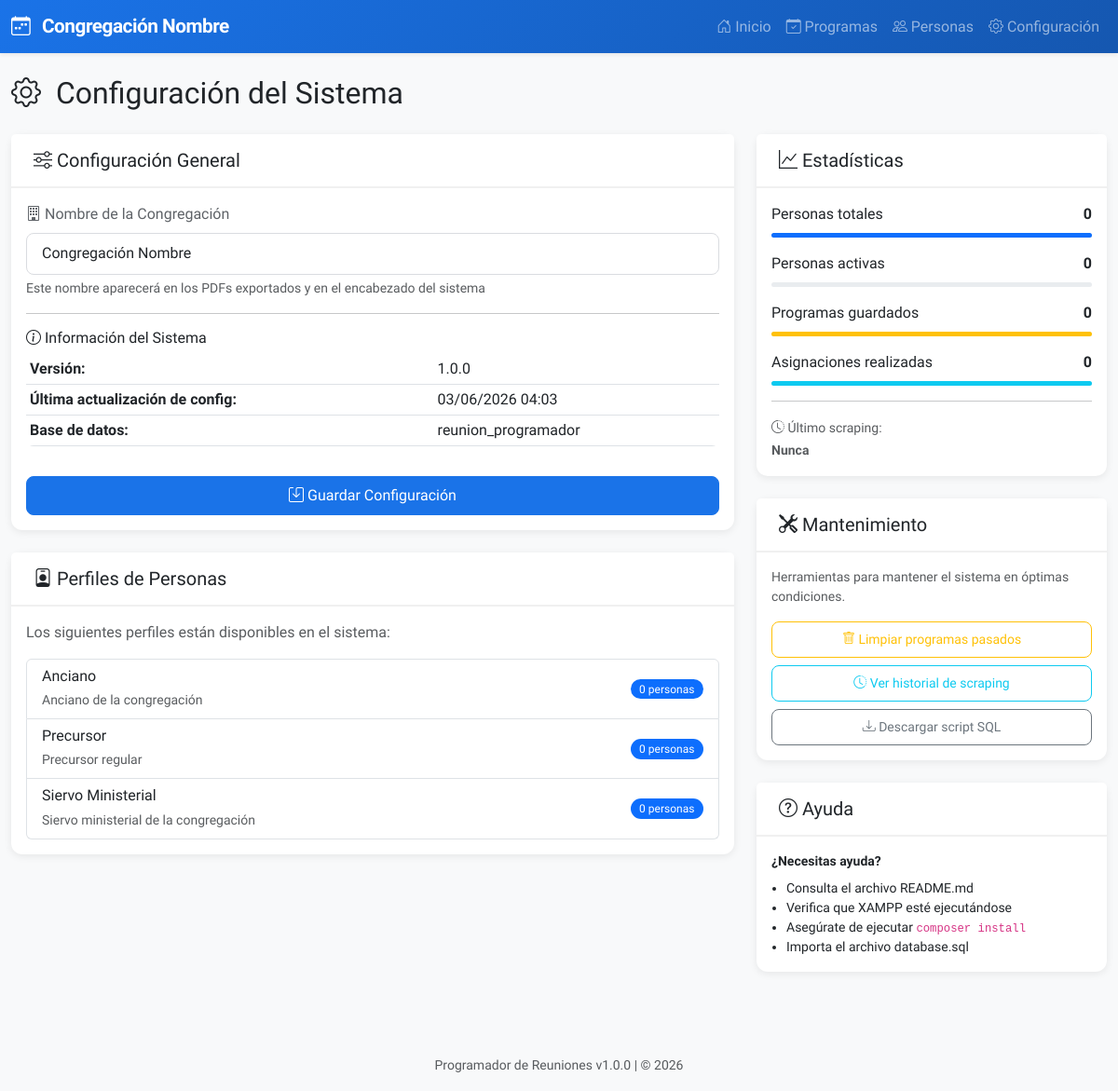
/pages/configuracion.php, run on an earlier commit of the app's database.
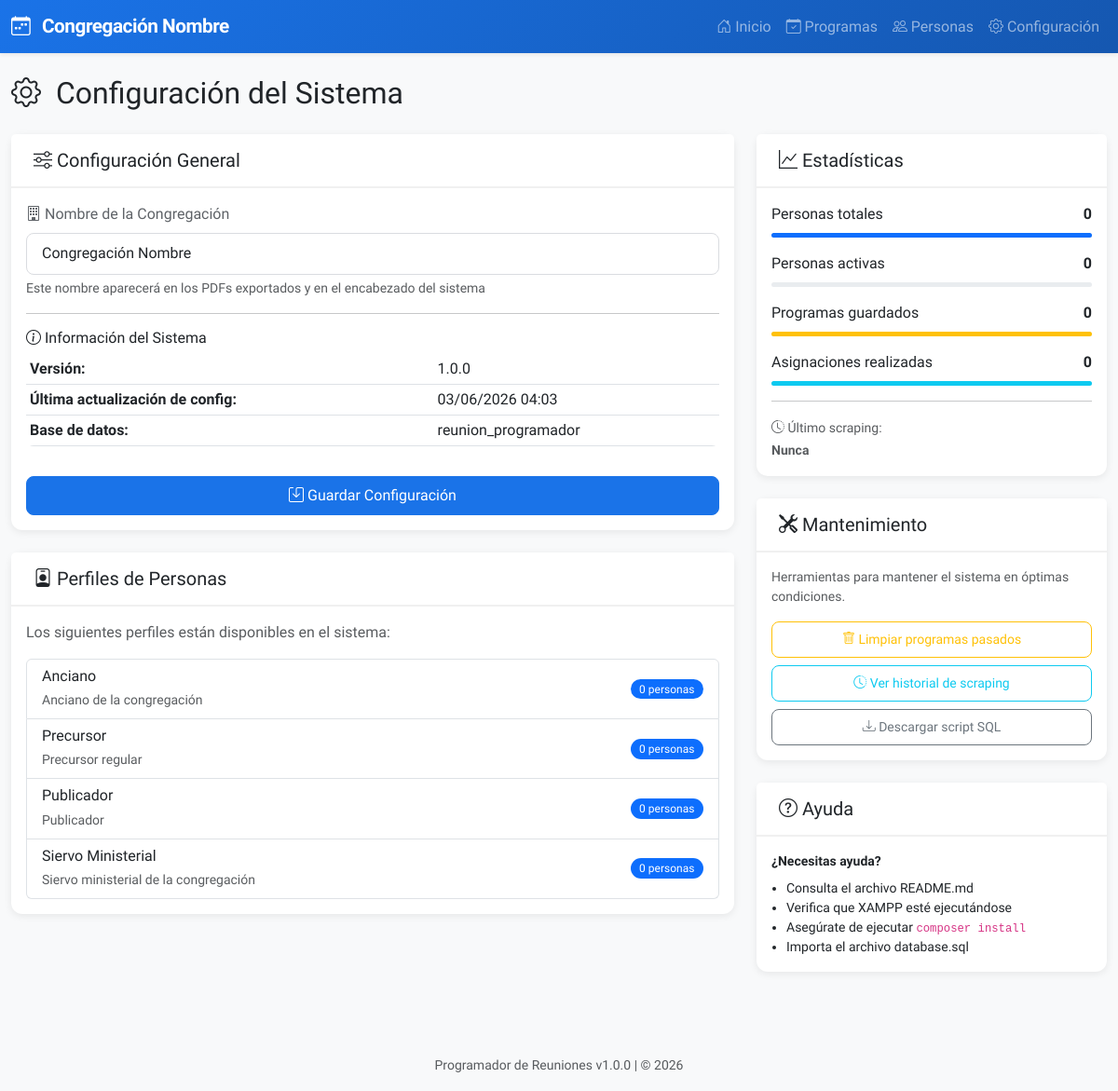
And on a later commit of the database.
### tables this page shows
CREATE TABLE IF NOT EXISTS perfiles (
    id INT PRIMARY KEY AUTO_INCREMENT,
    nombre VARCHAR(50) NOT NULL UNIQUE,
    descripcion TEXT,
    created_at TIMESTAMP DEFAULT CURRENT_TIMESTAMP
);

### config/database.php (called while the page is built, shortened)
<?php
function getDBConnection() {
    try {
        $dsn = "mysql:host=" . DB_HOST . ";dbname=" . DB_NAME . ";charset=" . DB_CHARSET;
        $options = [
            PDO::ATTR_ERRMODE => PDO::ERRMODE_EXCEPTION,
            PDO::ATTR_DEFAULT_FETCH_MODE => PDO::FETCH_ASSOC,
            PDO::ATTR_EMULATE_PREPARES => false,
        ];
        $pdo = new PDO($dsn, DB_USER, DB_PASS, $options);
        return $pdo;
    } catch (PDOException $e) {
        die("Error de conexión: " . $e->getMessage());
    }
}
function executeQuery($sql, $params = []) {
    $pdo = getDBConnection();
    $stmt = $pdo->prepare($sql);
    $stmt->execute($params);
    return $stmt;
}
function fetchOne($sql, $params = []) {
    $stmt = executeQuery($sql, $params);
    return $stmt->fetch();
}
function fetchAll($sql, $params = []) {
    $stmt = executeQuery($sql, $params);
    return $stmt->fetchAll();
}

### pages/configuracion.php (the view, shortened to what the changed rows need)
<?php
require_once __DIR__ . '/../includes/header.php';
?>
<div class="row">
    <div class="col-12">
        <div class="d-flex justify-content-between align-items-center mb-4">
            <h1 class="h2 mb-0">
                <i class="bi bi-gear me-2"></i>
                Configuración del Sistema
            </h1>
        </div>
    </div>
</div>
<div class="row">
    <div class="col-md-8">
        <div class="card mb-4">
            <div class="card-body">
                <?php
                $perfiles = fetchAll("SELECT * FROM perfiles ORDER BY nombre");
                ?>
                <div class="list-group">
                    <?php foreach ($perfiles as $perfil): ?>
                    <div class="list-group-item">
                        <div class="d-flex justify-content-between align-items-center">
                            <div>
                                <h6 class="mb-1"><?php echo htmlspecialchars($perfil['nombre']); ?></h6>
                                <small class="text-muted"><?php echo htmlspecialchars($perfil['descripcion']); ?></small>
                            </div>
                            <span class="badge bg-primary rounded-pill">
                                <?php
                                $numPersonas = fetchOne("SELECT COUNT(*) as total FROM personas WHERE perfil_id = ?", [$perfil['id']])['total'];
                                echo $numPersonas . ' ' . ($numPersonas == 1 ? 'persona' : 'personas');
                                ?>
                            </span>
                        </div>
                    </div>
                    <?php endforeach; ?>
                </div>
            </div>
        </div>
    </div>
</div>
<?php require_once __DIR__ . '/../includes/footer.php'; ?>

What changed in the data, as far as the page shows it:
added perfiles: nombre "Publicador", descripcion "Publicador", numPersonas "0", shows "personas"
